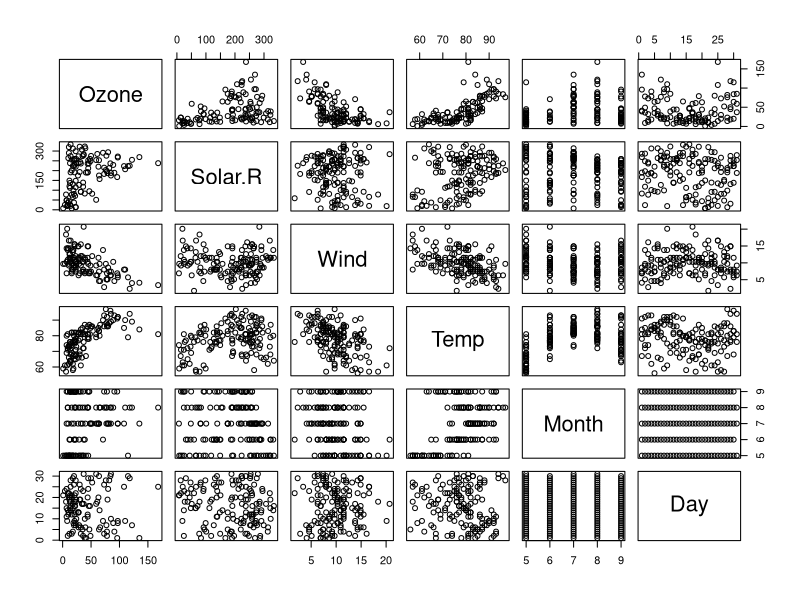
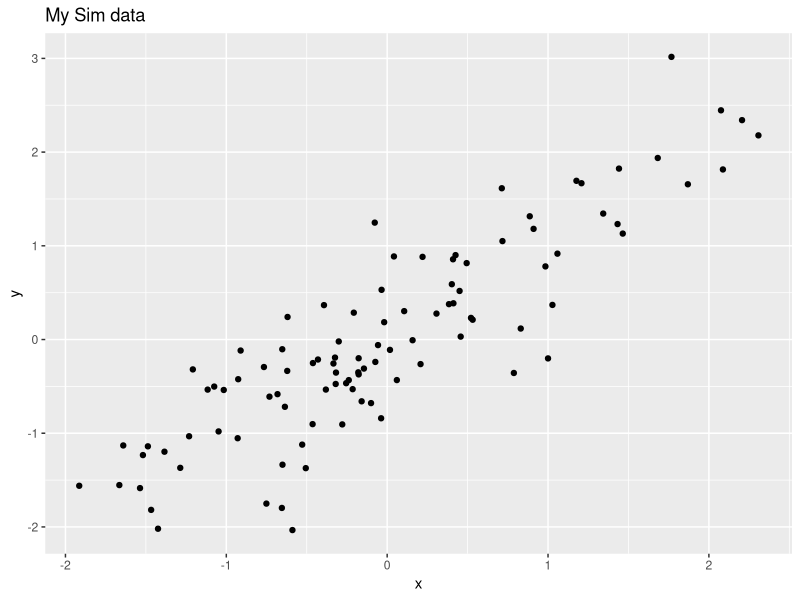

The R script that drew these images, in order:
## ---- chunk 1
set.seed(1)
x <- rnorm(100)
mean(x)
## ---- chunk 2
library(datasets)
data("airquality")
summary(airquality)
## ---- chunk 3
pairs(airquality)
## ---- chunk 4
library(stats)
fit <- lm(Ozone~Wind+Solar.R+Temp, data = airquality)
summary(fit)
## ---- chunk 5
time <- format(Sys.time(), "%a %b %d %X %Y")
rand <- rnorm(1)
## ---- chunk 6
x <- rnorm(100); y <- x+rnorm(100, sd=0.5)
## ---- chunk 7
library(ggplot2)
qplot(x,y, main="My Sim data")
## ---- chunk 8
library(datasets)
data(airquality)
fit <- lm(Ozone~Wind+Solar.R+Temp, data = airquality)
## ---- chunk 9
library(xtable)
xt <- xtable(summary(fit))
print(xt, type="html")
